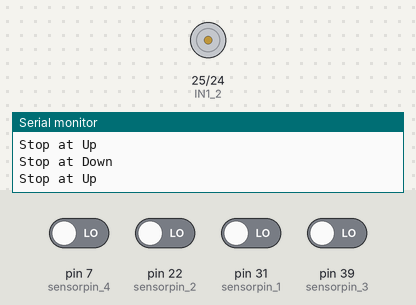
A sketch run on a simulated Arduino Mega 2560, built with avr-gcc and run on an emulated ATmega2560. On the bench: motor-driver pin pairs drawn as motors (green arrow = first pin HIGH = forward, orange = second pin HIGH = backward, longer = more drive, scaled by the enable pin), the last lines printed to the serial monitor. The inputs (shaded band) are chosen by the test bench; at power-on: pin 7 (sensorpin_4), pin 22 (sensorpin_2), pin 31 (sensorpin_1), pin 39 (sensorpin_3) LOW.

Above: at 2.8 s.
2.9 s: pin 7 (sensorpin_4) driven HIGH
7.0 s: pin 39 (sensorpin_3) driven HIGH
At 7.7 s:
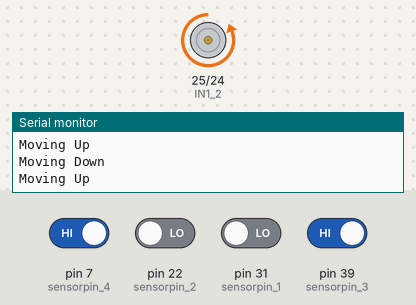
8.5 s: pin 39 (sensorpin_3) driven LOW
At 9.3 s:
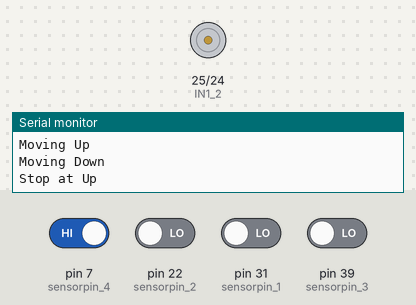
12.6 s: pin 7 (sensorpin_4) driven LOW
15.0 s: pin 39 (sensorpin_3) driven HIGH
At 16.11 s:
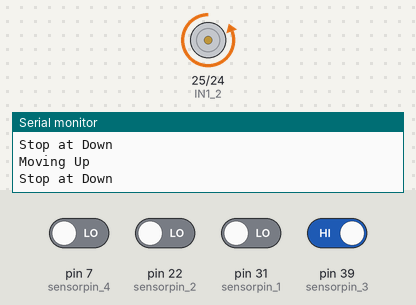
18.5 s: pin 7 (sensorpin_4) driven HIGH
At 19.6 s:
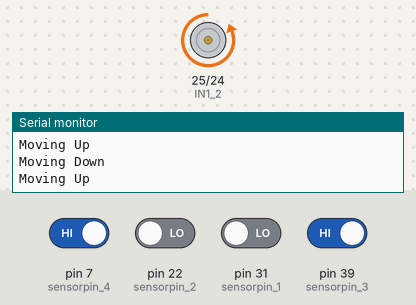
Timing chart, 0 to 21.0 s (numbered marks = the images above; inputs shaded):
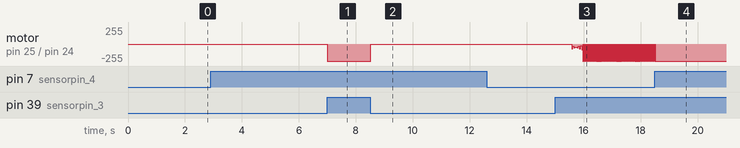

The sketch:

ir3_4.ino
```cpp
int IN1_2 = 25; // Motor 2 LED
int IN2_2 = 24;
int pwm_2 = A0;
int flag = 1;
#define sensorpin_1 31
#define sensorpin_2 22
#define sensorpin_3 39
#define sensorpin_4 7
int val1, val2, val3, val4 = 0;
void setup() {
  // put your setup code here, to run once:
  pinMode(IN1_2, OUTPUT);
  pinMode(IN2_2, OUTPUT);
  pinMode(pwm_2, OUTPUT);
  Serial.begin(9600);
}

void loop() {
  // put your main code here, to run repeatedly:
  val1 = digitalRead(sensorpin_1);
  val2 = digitalRead(sensorpin_2);
  val3 = digitalRead(sensorpin_3);
  val4 = digitalRead(sensorpin_4);
  //  Serial.println(val3);
  //  Serial.println(val4);
  //  if (val3 == 1 && val4 == 0) {
  //    digitalWrite(IN1_2, LOW);
  //    digitalWrite(IN2_2, HIGH);
  //    analogWrite(pwm_2, 255);
  //    Serial.println("Moving Up");
  //  }
  //  else {
  //    digitalWrite(IN1_2, LOW);
  //    digitalWrite(IN2_2, LOW);
  //    analogWrite(pwm_2, 0);
  //    flag = flag + 1;
  //    Serial.println("Stop at Up");
  //  }
  //  if (val4 == 1 && flag == 2) {
  //    digitalWrite(IN1_2, HIGH);
  //    digitalWrite(IN2_2, LOW);
  //    analogWrite(pwm_2, 255);
  //    flag = flag + 1;
  //    Serial.println("Moving Down");
  //  }
  //  if (val4 == 0 && flag == 3) {
  //    digitalWrite(IN1_2, LOW);
  //    digitalWrite(IN2_2, LOW);
  //    analogWrite(pwm_2, 0);
  //    Serial.println("Stop at Down");
  //  }

  if (val3 == 1) {
    digitalWrite(IN1_2, LOW);
    digitalWrite(IN2_2, HIGH);
    analogWrite(pwm_2, 255);
    Serial.println("Moving Up");
  }
  else {
    digitalWrite(IN1_2, LOW);
    digitalWrite(IN2_2, LOW);
    analogWrite(pwm_2, 0);
    //    flag = flag + 1;
    Serial.println("Stop at Up");
    delay(1000);
  }
  if (val4 == 1) {
    digitalWrite(IN1_2, LOW);
    digitalWrite(IN2_2, HIGH);
    analogWrite(pwm_2, 255);
    Serial.println("Moving Down");
  }
  else {
    digitalWrite(IN1_2, LOW);
    digitalWrite(IN2_2, LOW);
    analogWrite(pwm_2, 0);
    //    flag = flag + 1;
    Serial.println("Stop at Down");
  }

  //  for (val4 >= 0) {
  //    digitalWrite(IN1_2, LOW);
  //    digitalWrite(IN2_2, HIGH);
  //    analogWrite(pwm_2, 255);
  //    Serial.println("Moving Up");
  //  }
  //    for (val4 >= 0) {
  //    digitalWrite(IN1_2, HIGH);
  //    digitalWrite(IN2_2, LOW);
  //    analogWrite(pwm_2, 255);
  //    Serial.println("Moving Down");
  //  }
  //
  //  digitalWrite(IN1_2, LOW);
  //  digitalWrite(IN2_2, LOW);
  //  analogWrite(pwm_2, 0);
  //  Serial.println("Stop");

}
```

Measured:
- after the input at 7.0 s, motor on pin 25 (IN1_2) / pin 24 (IN2_2): stopped → backward 255/255 at once
- after the input at 8.5 s, motor on pin 25 (IN1_2) / pin 24 (IN2_2): backward 255/255 → stopped at once
- after the input at 18.5 s, motor on pin 25 (IN1_2) / pin 24 (IN2_2): goes on until 18.5 s, then stays backward 255/255
